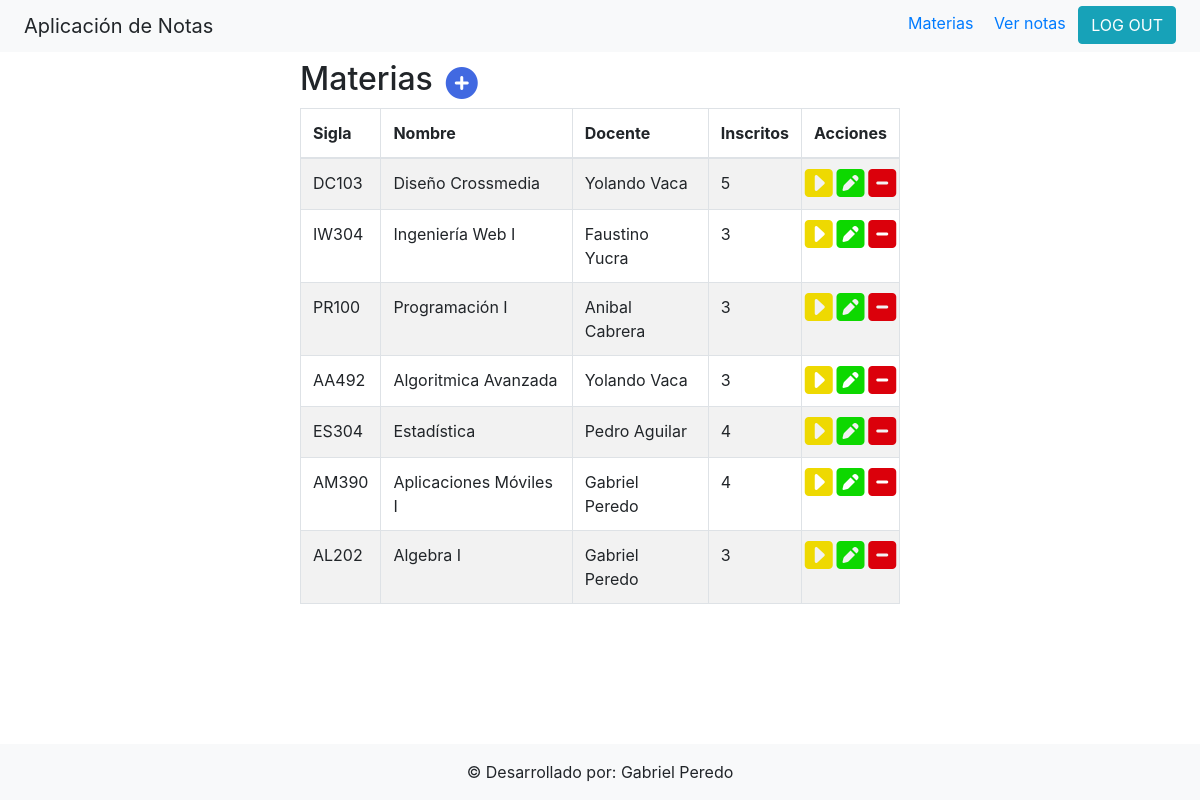
/ver_materias/ (signed in), run on the app's committed database.
### notas/models/materia.py (models this page shows, shortened)
class Materia(models.Model):
    id_materia = models.AutoField(primary_key=True)
    nombre = models.CharField(max_length=300)
    sigla = models.CharField(max_length=5)
    estudiantes = models.ManyToManyField(User, related_name='Estudiantes')
    docente = models.ForeignKey(User, on_delete=models.CASCADE, related_name='Docente', default=1)
    class Meta:
        db_table = "notas_materias"

### notas/views.py (the view)
# urls.py: path('ver_materias/', views.ver_materias, name='Ver materias'),
@permission_required('notas.view_materia', login_url='/login/')
def ver_materias(request):
    lista_materias = Materia.objects.all()
    return render(request, 'administrador/inicio.html', {
        'valor': 'materias',
        'listaMaterias': lista_materias})

### notas/templates/administrador/inicio.html
{% extends "base.html" %}
{% block content %}
    <main style="display: flex; flex-direction: column; justify-content: center; align-items: center; padding-top: 5%">
        {% if valor == 'materias' %}
            {% include 'administrador/table_materias.html' %}
        {% elif valor == 'docentes' %}
            {% include 'administrador/table_docentes.html' %}
        {% elif valor == 'estudiantes' %}
            {% include 'administrador/table_estudiantes.html' %}
        {% endif %}
    </main>
{% endblock %}

### notas/templates/administrador/table_materias.html
 <section id="section-materias" class="w-50">
    <div id="header-materias" style="display: flex">
        <h2>Materias</h2>
        <a class="btn" href="{% url 'Form Materia' %}">
            <span class="btn-add">
                <i title="Agregar" class="fa fa-plus-circle fa-2x"></i>
            </span>
        </a>
    </div>
    <table id="tblMaterias" class="table table-striped table-bordered">
        <thead>
            <tr>
                <th>Sigla</th>
                <th>Nombre</th>
                <th>Docente</th>
                <th>Inscritos</th>
                <th>Acciones</th>
            </tr>
        </thead>
        <tbody>
        {% for materia in listaMaterias %}
            <tr id="tr{{ materia.id_materia }}">
                <td>{{ materia.sigla }}</td>
                <td>{{ materia.nombre }}</td>
                <td>{{ materia.docente.first_name }} {{ materia.docente.last_name }}</td>
                <td>{{ materia.estudiantes.count }}</td>
                <td class="p-0">
                    <div class="td-botones">
                        <a title="Ver" class="btn p-0" href="{% url 'Detalle materia admin' id=materia.id_materia %}"><span id="e" class="btn-infor"><i class="fa fa-caret-square-right fa-2x"></i></span></a>
                        <a title="Editar" class="btn p-0" href="{% url 'Editar Materia' id=materia.id_materia %}"><span id="r" class="btn-edit"><i class="fa fa-pen-square fa-2x"></i></span></a>
                        <a title="Eliminar" class="btn p-0" href="{% url 'Eliminar Materia' materia.id_materia %}"><span id="e" class="btn-delete"><i class="fa fa-minus-square fa-2x"></i></span></a>
                    </div>
                </td>
            </tr>
        {% endfor %}
        </tbody>
    </table>
</section>

### templates/base.html (style rules this page uses)
html, body { height:100%; margin:0; display: flex; flex-direction: column; }
.btn-add { color: royalblue; }
.btn-infor { color: #eed901; }
.btn-edit { color: #0dd800; }
.btn-delete { color: #db000b; }
.td-botones { margin-top: auto; margin-bottom: auto; padding-top: 0 !important; padding-bottom: 0 !important; display:flex; height: 50px; align-items: center; justify-content: space-evenly; }

### data on the page
Materia: sigla "DC103", nombre "Diseño Crossmedia", docente.first_name "Yolando", docente.last_name "Vaca", estudiantes.count "5"
Materia: sigla "IW304", nombre "Ingeniería Web I", docente.first_name "Faustino", docente.last_name "Yucra", estudiantes.count "3"
Materia: sigla "PR100", nombre "Programación I", docente.first_name "Anibal", docente.last_name "Cabrera", estudiantes.count "3"
Materia: sigla "AA492", nombre "Algoritmica Avanzada", docente.first_name "Yolando", docente.last_name "Vaca", estudiantes.count "3"
Materia: sigla "ES304", nombre "Estadística", docente.first_name "Pedro", docente.last_name "Aguilar", estudiantes.count "4"
Materia: sigla "AM390", nombre "Aplicaciones Móviles I", docente.first_name "Gabriel", docente.last_name "Peredo", estudiantes.count "4"
Materia: sigla "AL202", nombre "Algebra I", docente.first_name "Gabriel", docente.last_name "Peredo", estudiantes.count "3"
